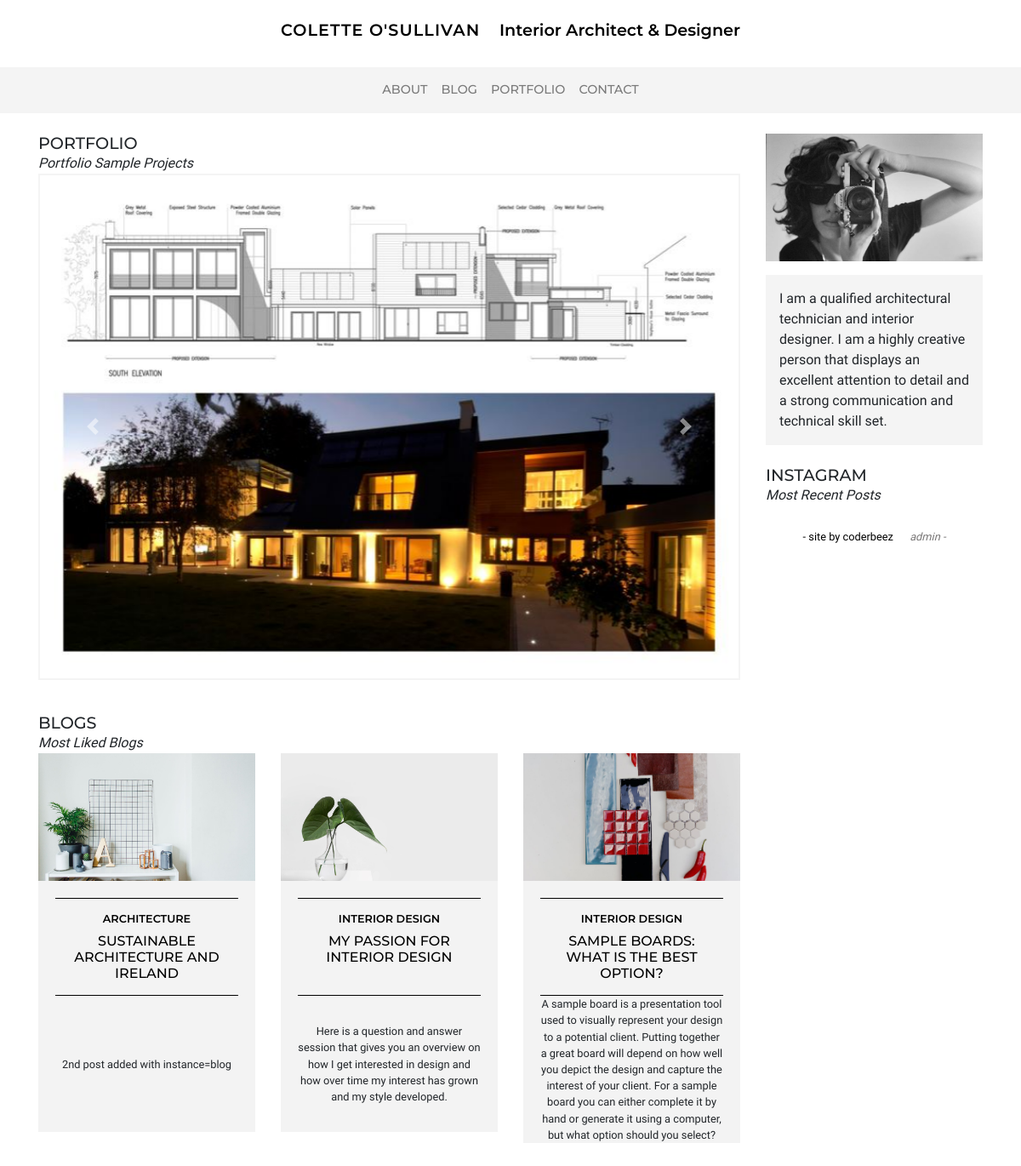
The page / on the database its author committed.
### portfolio/models.py (models this page shows, shortened)
class Project(models.Model):
    category = models.ForeignKey('Category', null=True, on_delete=models.CASCADE, related_name='projects')
    title = models.CharField(max_length=200)
    date = models.DateField(default=timezone.now)
    image_portrait = models.ImageField(default='project_portrait_default.jpg', upload_to="project_images")
    image_landscape = models.ImageField(default='project_landscape_default.jpg', upload_to="project_images")
    content = models.TextField()
    order = models.IntegerField(null=True, blank=True)
    home = models.BooleanField(default=False)
    exclude = models.BooleanField(default=False)

### blog/models.py (models this page shows, shortened)
class Blog(models.Model):
    category = models.ForeignKey('Category', on_delete=models.CASCADE, related_name='blogs') # no null !!!
    title = models.CharField(max_length=50) # char blank - no blank
    date = models.DateField(default=timezone.now) # auto
    image = models.ImageField(default='blog_default.jpg', upload_to='blog_images') # image blank
    content = models.TextField(blank=True) # text blank
    order = models.IntegerField(null=True, blank=True) # null ok - should not be required in form!!!
    home = models.BooleanField(default=False)
    exclude = models.BooleanField(default=False) # yes no

class Category(models.Model):
    title = models.CharField(max_length=20)

### home/views.py (the view)
# urls.py: path('', views.index, name='index'),
def index(request):
    projects = Project.objects.filter(home=True).order_by('order')[:3]
    blogs = Blog.objects.filter(home=True).order_by('order')[:3]
    context = {'title': 'Home', 'projects': projects, 'blogs': blogs}
    return render(request, 'home/index.html', context)

### home/templates/home/index.html (shortened to what this page needs)
{% extends 'base.html' %}
{% load static %}
{% block content%}
<div class="row" data-page="{{ title }}">
  <section class="col-12 col-md-8 col-lg-9">
    <article class="row">
      <div class="col-12">
        <h1 class="h-article">Portfolio</h1>
        <span class="">Portfolio Sample Projects</span>
      </div>
      <div class="col-12 p-md-0 p-lg-15">
        <div id="carouselExampleFade" class="carousel slide carousel-fade border-color--stone" data-ride="carousel">
          <div class="carousel-inner">
{% for project in projects %}
            <div class="carousel-item" data-interval="4000">
              <img src="{{ project.image_landscape.url }}" class="d-none d-md-block w-100" alt="Image {{ project.title }}">
            </div>
            {% endfor %}
          <a class="carousel-control-prev" href="#carouselExampleFade" role="button" data-slide="prev">
            <span class="carousel-control-prev-icon" aria-hidden="true"></span>
          </a>
          <a class="carousel-control-next" href="#carouselExampleFade" role="button" data-slide="next">
            <span class="carousel-control-next-icon" aria-hidden="true"></span>
          </a>
        </div>
      </div>
    </article>
    <article class="row mt-4 mb-4">
      <div class="col-12">
        <h1 class="h-article">Blogs</h1>
        <span class="">Most Liked Blogs</span>
      </div>
      {% for blog in blogs %}
      <div class="col-12 d-block d-md-none d-lg-block col-lg-4">
        <div class="card bg-color--stone rounded-0 border-0 mb-2">
          <div class="bg-img height-150" style="background-image: url({{ blog.image.url }})"></div>
          <div class="card-body text-center bg-color--stone pb-0">
            <div class="header-border height-115">
              <a href="{% url 'blog' pk=blog.id %}">
                <h2 class="header-category">{{ blog.category.title }}</h2>
                <h3 class="header-title">{{ blog.title }}</h3>
              </a>
            </div>
            <div class="d-flex justify-content-center height-160">
              <small class="align-self-center">{{ blog.content }}</small>
            </div>
          </div>
        </div>
      </div>
      {% endfor %}
    </article>
  </section>
  <aside class="col-12 col-md-4 col-lg-3">
    <article class="d-none d-md-block">
      {% include "home/include-intro.html" %}
    </article>
    <article class="mb-4">
      <h2 class="h-article">INSTAGRAM</h2>
      <span>Most Recent Posts</span>
      <link href="https://assets.juicer.io/embed.css" media="all" rel="stylesheet" type="text/css" />
    </article>
      <section class="text-center">
        <small>
          <a class="mr-3" href="#">- site by coderbeez</a>
          <a class="link" href="{% url 'login' %}">admin -</a>
        </small>
      </section>
  </aside>
</div>
{% endblock %}

### static/css/main.css (style rules this page uses)
body { font-family: 'Ibarra Real Nova', serif; }
span { font-style: italic; }
h1, h2, h3, h4 { font-family: 'Montserrat', sans-serif; text-transform: uppercase; }
.link { text-decoration: none; font-style: italic; color: #787676; }
.h-article { font-size: 1.2rem; font-weight: 500; margin: 0px; }
a { color: #000000; text-decoration: none; }
.header-border { border-top: solid 1px #000000; border-bottom: solid 1px #000000; text-align: center; padding: .5rem; }
.header-category { font-weight: 600; font-size: .8rem; margin-top: .5rem; text-transform: uppercase; }
.header-title { font-weight: 500; font-size: 1rem; text-transform: uppercase; }
.bg-img { background-size: cover; background-position: center; background-repeat: no-repeat; min-height: 300px; }
.bg-color--stone { background-color: rgba(244, 244, 244, .95); }
.border-color--stone { border: 2px solid rgba(244, 244, 244); }
.height-150 { min-height: 150px; }
.height-160 { min-height: 160px; }
.height-115 { min-height: 115px; }
@media (min-width: 992px) { .p-lg-15 { padding: 15px !important; padding-top: 0px !important; } }

### rows shown on the page
Project: image_landscape (picture)
Blog: image (picture), category "ARCHITECTURE", title "SUSTAINABLE ARCHITECTURE AND IRELAND", content "2nd post added with instance=blog"
Blog: image (picture), category "INTERIOR DESIGN", title "MY PASSION FOR INTERIOR DESIGN", content "Here is a question and answer session that gives you an overview on how I get interested in design and how over time my interest has grown and my style developed."
Blog: image (picture), category "INTERIOR DESIGN", title "SAMPLE BOARDS: WHAT IS THE BEST OPTION?", content "A sample board is a presentation tool used to visually represent your design to a potential client. Putting together a great board will depend on how well you depict the design and capture the interest of your client. For a sample board you can either complete it by hand or generate it using a computer, but what option should you select?"
